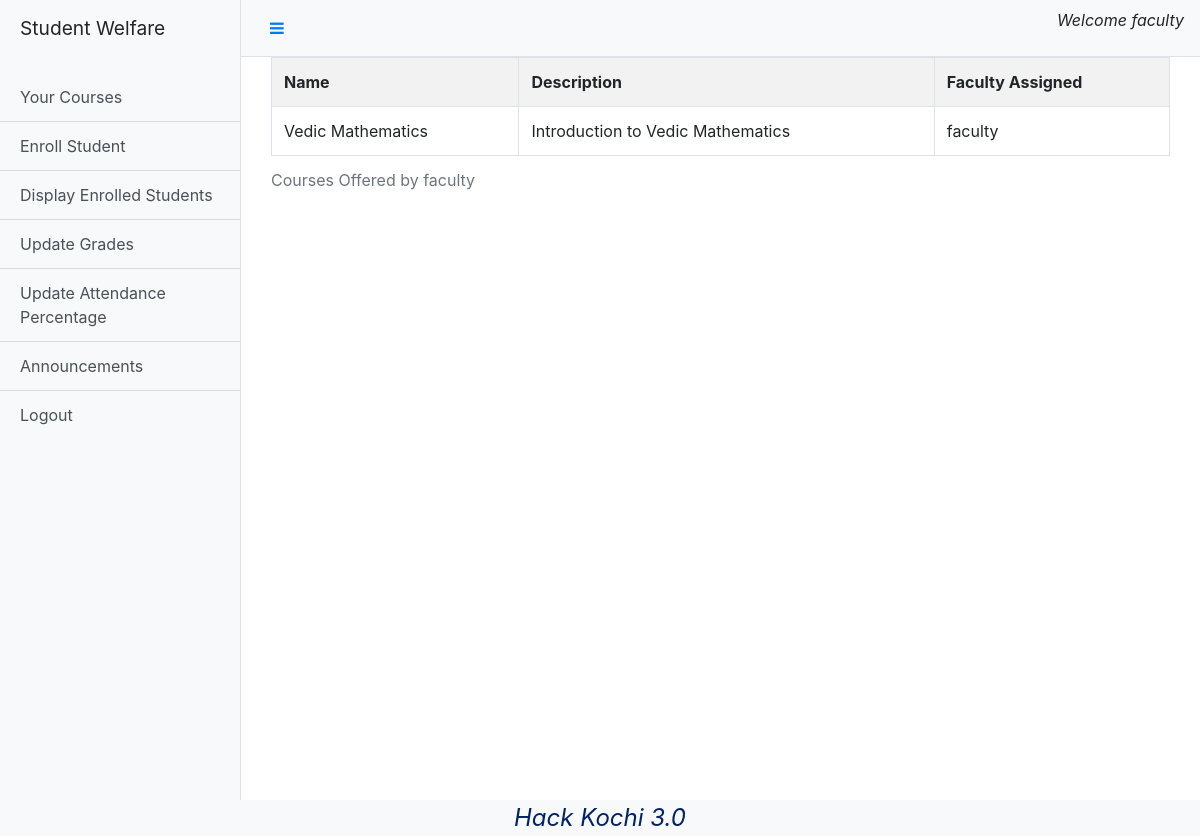
The app's page /faculty/facCourses (signed in) with its own data.
### base/models.py (models this page shows)
class User(AbstractUser):
    user_type = models.CharField(max_length=10,choices=(('Student','Student'),('Faculty','Faculty'),('Librarian','Librarian')),null=True)

### student/models.py (models this page shows)
class Course(models.Model):
    name = models.CharField(max_length=50)
    description = models.CharField(max_length=50)
    faculty = models.ForeignKey(User,on_delete=models.CASCADE,null=True)

### faculty/views.py (the view)
# urls.py: path('facCourses',views.facCourses,name="facCourses"),
def facCourses(request):
    if not check(request):
        storage = messages.get_messages(request)
        storage.used = True
        messages.info(request,'Invalid Request')
        return redirect('/')
    if not request.user.is_authenticated:
        storage = messages.get_messages(request)
        storage.used = True
        messages.info(request,'Not Logged In')
        return redirect('/')
    course = Course.objects.filter(faculty=request.user)
    return render(request,'facCourses.html',{'course':course})

### faculty/views.py (called while the page is built)
def check(request):
    return request.user.user_type=="Faculty"

### templates/facCourses.html
{%extends "facultyDashboard.html"%}
{%block content%}
<div class="container">
    <table class="table table-striped table-bordered table-hover">
        <caption>Courses Offered by {{request.user.first_name}}</caption>
        <tr>
            <th>Name</th>
            <th>Description</th>
            <th>Faculty Assigned</th>
        </tr>
        {%for item in course%}
        <tr>
            <td>{{item.name}}</td>
            <td>{{item.description}}</td>
            <td>{{item.faculty.first_name}}</td>
        </tr>
        {%endfor%}
    </table>
</div>
{%endblock%}

### templates/facultyDashboard.html (shortened to what this page needs)
{%load static%}
<!DOCTYPE html>
<html lang="en">
<head>
    <link rel="stylesheet" href="https://stackpath.bootstrapcdn.com/bootstrap/4.5.2/css/bootstrap.min.css">
    <link rel="stylesheet" href="https://cdnjs.cloudflare.com/ajax/libs/font-awesome/4.7.0/css/font-awesome.min.css">
    <link rel="stylesheet" href="{% static 'css/dashboard.css' %}">
</head>
<body>
  <div class="d-flex" id="wrapper">
    <div class="bg-light border-right" id="sidebar-wrapper">
      <div class="sidebar-heading"><p>Student Welfare</p></div>
      <div class="list-group list-group-flush">
        <a href="/faculty/facCourses" class="list-group-item list-group-item-action bg-light">Your Courses</a>
        <a href="/faculty/enrollment" class="list-group-item list-group-item-action bg-light">Enroll Student</a>
        <a href="/faculty/displayStudents" class="list-group-item list-group-item-action bg-light">Display Enrolled Students</a>
        <a href="/faculty/updateGrade" class="list-group-item list-group-item-action bg-light">Update Grades</a>
        <a href="/faculty/updateAttendance" class="list-group-item list-group-item-action bg-light">Update Attendance Percentage</a>
        <a href="/faculty/facAnnouncement" class="list-group-item list-group-item-action bg-light">Announcements</a>
        <a href="/logout" class="list-group-item list-group-item-action bg-light">Logout</a>
      </div>
    </div>
    <div id="page-content-wrapper">
      <nav class="navbar navbar-expand-lg navbar-light bg-light border-bottom">
        <button class="btn btn-link" id="menu-toggle"><i class="fa fa-bars" aria-hidden="true"></i></button>
        <p class="justify-content-end ml-auto" style="font-style: oblique;">Welcome {{request.user.username}}</p>
      </nav>
      <div class="container-fluid">
            {%block content%}
            {%endblock%}
      </div>
    </div>
  </div>
  <div class="footer obq bg-light">
    Hack Kochi 3.0
  </div>
</body>
</html>

### static/dashboard.css (style rules this page uses)
#wrapper { overflow-x: hidden; }
#sidebar-wrapper { min-height: 100vh; margin-left: -15rem; -webkit-transition: margin .25s ease-out; -moz-transition: margin .25s ease-out; -o-transition: margin .25s ease-out; transition: margin .25s ease-out; }
.footer { font-weight: 400; font-size: 1.3em; left: 0; bottom: 0; width: 100%; color: #002366; text-align: center; }
#sidebar-wrapper .sidebar-heading { padding: 0.875rem 1.25rem; font-size: 1.2rem; }
#sidebar-wrapper .list-group { width: 15rem; }
#page-content-wrapper { min-width: 100vw; }
@media (min-width: 768px) { #sidebar-wrapper { margin-left: 0; } }
@media (min-width: 768px) { #page-content-wrapper { min-width: 0; width: 100%; } }
.obq { font-style: oblique; font-size: 1.5em; text-align:center; }

### records on screen
User: user.username "faculty", user.first_name "faculty"
Course: name "Vedic Mathematics", description "Introduction to Vedic Mathematics", faculty.first_name "faculty"
